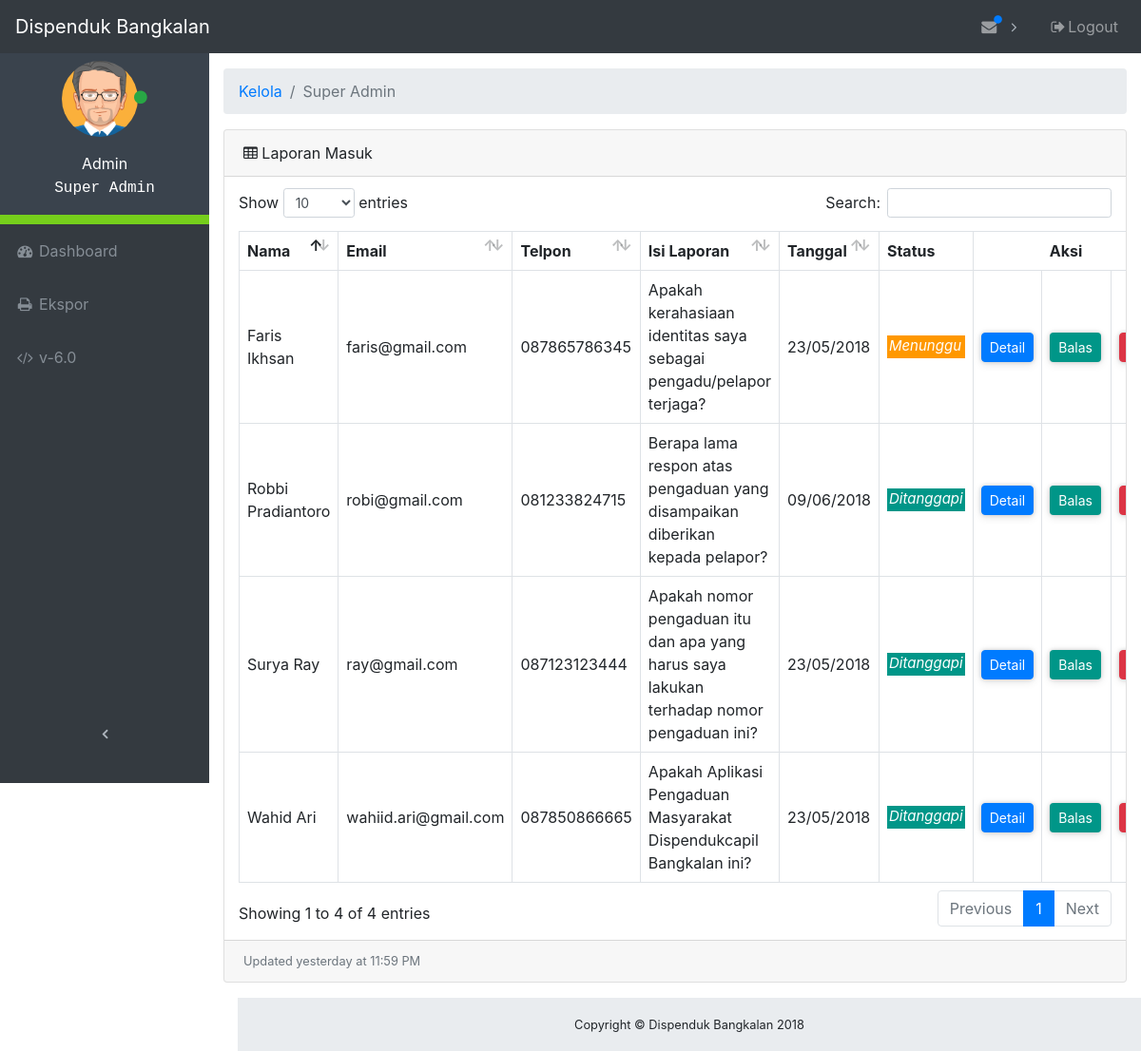
The app's page /admin/tables.php (signed in) with its own data.
### tables this page shows
CREATE TABLE `divisi` (
  `id_divisi` int(11) NOT NULL,
  `nama_divisi` varchar(64) NOT NULL
);

CREATE TABLE `laporan` (
  `id` int(11) NOT NULL,
  `nama` varchar(64) NOT NULL,
  `email` varchar(64) NOT NULL,
  `telpon` varchar(12) NOT NULL,
  `alamat` varchar(256) NOT NULL,
  `tujuan` int(11) NOT NULL,
  `isi` varchar(2048) NOT NULL,
  `tanggal` timestamp NOT NULL DEFAULT CURRENT_TIMESTAMP ON UPDATE CURRENT_TIMESTAMP,
  `status` varchar(12) NOT NULL
);

### admin/database.php (called while the page is built, shortened)
<?php
$db_host = "localhost";
$db_user = "root";
$db_pass = "";
$db_name = "kp";
try {
    $db = new PDO("mysql:host=$db_host;dbname=$db_name", $db_user, $db_pass);
} catch(PDOException $e) {
    die("Terjadi masalah: " . $e->getMessage());
}
function logged_admin () {
    global $db, $admin_login, $divisi, $id_admin;
    $sql = "SELECT * FROM admin, divisi WHERE admin.username = :username AND admin.divisi = divisi.id_divisi";
    $stmt = $db->prepare($sql);
    $stmt->bindValue(':username', $admin_login);
    $stmt->execute();
    foreach ($stmt as $col) {
        $divisi = $col['nama_divisi'];
    }
}

### admin/tables.php (the view, shortened to what this page needs)
<?php
    require_once("database.php");
    logged_admin ();
?>
<!DOCTYPE html>
<html lang="en">
<head>
    <link href="vendor/bootstrap/css/bootstrap.css" rel="stylesheet">
    <link href="vendor/font-awesome/css/font-awesome.min.css" rel="stylesheet" type="text/css">
    <link href="vendor/datatables/dataTables.bootstrap4.css" rel="stylesheet">
    <link href="css/admin.css" rel="stylesheet">
</head>
<body class="fixed-nav sticky-footer" id="page-top">
    <nav class="navbar navbar-expand-lg navbar-dark bg-dark fixed-top" id="mainNav">
        <a class="navbar-brand" href="index">Dispenduk Bangkalan</a>
        <div class="collapse navbar-collapse" id="navbarResponsive">
            <ul class="navbar-nav navbar-sidenav sidebar-menu" id="exampleAccordion">
                <li class="sidebar-profile nav-item" data-toggle="tooltip" data-placement="right" title="Admin">
                    <div class="profile-main">
                        <p class="image">
                            <img alt="image" src="images/avatar1.png" width="80">
                            <span class="status"><i class="fa fa-circle text-success"></i></span>
                        </p>
                        <p>
                            <span class="">Admin</span><br>
                            <span class="user" style="font-family: monospace;"><?php echo $divisi; ?></span>
                        </p>
                    </div>
                </li>
                <li class="nav-item" data-toggle="tooltip" data-placement="right" title="Dashboard">
                    <a class="nav-link" href="index">
                        <i class="fa fa-fw fa-dashboard"></i>
                        <span class="nav-link-text">Dashboard</span>
                    </a>
                </li>
                <li class="nav-item" data-toggle="tooltip" data-placement="right" title="Export">
                    <a class="nav-link" href="export">
                        <i class="fa fa-fw fa-print"></i>
                        <span class="nav-link-text">Ekspor</span>
                    </a>
                </li>
                <li class="nav-item" data-toggle="tooltip" data-placement="right" title="Version">
                    <a class="nav-link" href="#VersionModal" data-toggle="modal" data-target="#VersionModal">
                        <i class="fa fa-fw fa-code"></i>
                        <span class="nav-link-text">v-6.0</span>
                    </a>
                </li>
            </ul>
            <ul class="navbar-nav sidenav-toggler">
                <li class="nav-item">
                    <a class="nav-link text-center" id="sidenavToggler">
                        <i class="fa fa-fw fa-angle-left"></i>
                    </a>
                </li>
            </ul>
            <ul class="navbar-nav ml-auto">
                <li class="nav-item dropdown">
                    <a class="nav-link dropdown-toggle mr-lg-2" id="messagesDropdown" href="#" data-toggle="dropdown" aria-haspopup="true" aria-expanded="false">
                        <i class="fa fa-fw fa-envelope"></i>
                        <span class="indicator text-primary d-none d-lg-block">
                            <i class="fa fa-fw fa-circle"></i>
                        </span>
                    </a>
                    <?php
                        $statement = $db->query("SELECT * FROM laporan ORDER BY laporan.id DESC LIMIT 1");
                     ?>
                </li>
                <li class="nav-item">
                    <a class="nav-link" data-toggle="modal" data-target="#exampleModal">
                        <i class="fa fa-fw fa-sign-out"></i>Logout
                    </a>
                </li>
            </ul>
        </div>
    </nav>
    <div class="content-wrapper">
        <div class="container-fluid">
            <ol class="breadcrumb">
                <li class="breadcrumb-item">
                    <a href="#">Kelola</a>
                </li>
                <li class="breadcrumb-item active"><?php echo $divisi; ?></li>
            </ol>
            <div class="card mb-3">
                <div class="card-header">
                    <i class="fa fa-table"></i> Laporan Masuk
                </div>
                <div class="card-body">
                    <div class="table-responsive">
                        <table class="table table-bordered" id="dataTable">
                            <thead>
                                <tr>
                                    <th>Nama</th>
                                    <th>Email</th>
                                    <th>Telpon</th>
                                    <th>Isi Laporan</th>
                                    <th>Tanggal</th>
                                    <th class="sorting_asc_disabled sorting_desc_disabled">Status</th>
                                    <th class="th-no-border sorting_asc_disabled sorting_desc_disabled"></th>
                                    <th class="th-no-border sorting_asc_disabled sorting_desc_disabled" style="text-align:right">Aksi</th>
                                    <th class="sorting_asc_disabled sorting_desc_disabled"></th>
                                </tr>
                            </thead>
                            <tbody>
<?php
    if ($id_admin > 0) {
        $statement = $db->query("SELECT * FROM laporan, divisi WHERE laporan.tujuan = divisi.id_divisi AND laporan.tujuan = $id_admin ORDER BY laporan.id DESC");
    } else {
        $statement = $db->query("SELECT * FROM `laporan` ORDER BY id DESC");
    }
    foreach ($statement as $key ) {
        $mysqldate = $key['tanggal'];
        $phpdate = strtotime($mysqldate);
        $tanggal = date( 'd/m/Y', $phpdate);
        $status  = $key['status'];
        if($status == "Ditanggapi") {
            $style_status = "<p style=\"background-color:#009688;color:#fff;padding-left:2px;padding-right:2px;padding-bottom:2px;margin-top:16px;font-size:15px;font-style:italic;\">Ditanggapi</p>";
        } else {
            $style_status = "<p style=\"background-color:#FF9800;color:#fff;padding-left:2px;padding-right:2px;padding-bottom:2px;margin-top:16px;font-size:15px;font-style:italic;\">Menunggu</p>";
        }
?>
                                <tr>
                                    <td><?php echo $key['nama']; ?></td>
                                    <td><?php echo $key['email']; ?></td>
                                    <td><?php echo $key['telpon']; ?></td>
                                    <td><?php echo $key['isi']; ?></td>
                                    <td><?php echo $tanggal; ?></td>
                                    <td><?php echo $style_status; ?></td>
                                    <td class="td-no-border">
                                        <button type="button" class="btn btn-primary btn-sm btn-custom card-shadow-2" data-toggle="modal" data-target="#ModalDetail<?php echo $key['id']; ?>">
                                            Detail
                                        </button>
                                    </td>
                                    <td class="td-no-border">
                                        <button type="button" class="btn btn-primary-custom btn-sm btn-custom card-shadow-2" data-toggle="modal" data-target="#ModalBalas<?php echo $key['id']; ?>">
                                            Balas
                                        </button>
                                    </td>
                                    <td class="td-no-border">
                                        <button type="button" class="btn btn-danger btn-sm btn-custom card-shadow-2" data-toggle="modal" data-target="#ModalHapus<?php echo $key['id']; ?>">
                                        </button>
                                    </td>
                                </tr>
<?php
    }
?>
                            </tbody>
                        </table>
                    </div>
                </div>
                <div class="card-footer small text-muted">Updated yesterday at 11:59 PM</div>
            </div>
        </div>
        <footer class="sticky-footer">
            <div class="container">
                <div class="text-center">
                    <small>Copyright © Dispenduk Bangkalan 2018</small>
                </div>
            </div>
        </footer>
    </div>
</body>
</html>

### admin/css/admin.css (style rules this page uses)
html { position: relative; min-height: 100%; }
body { overflow-x: hidden; }
body.sticky-footer { margin-bottom: 56px; }
body.sticky-footer .content-wrapper { min-height: calc(100vh - 56px - 56px); }
body.fixed-nav { padding-top: 56px; }
.content-wrapper { min-height: calc(100vh - 56px); padding-top: 1rem; }
#mainNav .navbar-collapse { overflow: auto; max-height: 75vh; }
#mainNav .navbar-collapse .navbar-nav .nav-item .nav-link { cursor: pointer; }
#mainNav .navbar-collapse .sidenav-toggler { display: none; }
#mainNav .navbar-collapse .navbar-nav > .nav-item.dropdown > .nav-link { position: relative; min-width: 45px; }
#mainNav .navbar-collapse .navbar-nav > .nav-item.dropdown > .nav-link:after { float: right; width: auto; content: '\f105'; border: none; font-family: 'FontAwesome'; }
#mainNav .navbar-collapse .navbar-nav > .nav-item.dropdown > .nav-link .indicator { position: absolute; top: 5px; left: 21px; font-size: 10px; }
@media (min-width: 992px) { #mainNav .navbar-brand { width: 250px; } }
@media (min-width: 992px) { #mainNav .navbar-collapse { overflow: visible; max-height: none; } }
@media (min-width: 992px) { #mainNav .navbar-collapse .navbar-sidenav { position: absolute; top: 0; left: 0; -webkit-flex-direction: column; -ms-flex-direction: column; flex-direction: column; margin-top: 56px; } }
@media (min-width: 992px) { #mainNav .navbar-collapse .navbar-sidenav > .nav-item { width: 220px; padding: 0; } }
@media (min-width: 992px) { #mainNav .navbar-collapse .navbar-sidenav > .nav-item > .nav-link { padding: 1em; } }
@media (min-width: 992px) { #mainNav .navbar-collapse .navbar-nav > .nav-item.dropdown > .nav-link { min-width: 0; } }
@media (min-width: 992px) { #mainNav .navbar-collapse .navbar-nav > .nav-item.dropdown > .nav-link:after { width: 24px; text-align: center; } }
#mainNav.fixed-top .sidenav-toggler { display: none; }
@media (min-width: 992px) { #mainNav.fixed-top .navbar-sidenav { height: calc(110vh - 112px); } }
@media (min-width: 992px) { #mainNav.fixed-top .sidenav-toggler { position: absolute; top: 0; left: 0; display: flex; -webkit-flex-direction: column; -ms-flex-direction: column; flex-direction: column; margin-top: calc(100vh - 56px); } }
@media (min-width: 992px) { #mainNav.fixed-top .sidenav-toggler > .nav-item { width: 220px; padding: 0; } }
@media (min-width: 992px) { #mainNav.fixed-top .sidenav-toggler > .nav-item > .nav-link { padding: 1em; } }
#mainNav.fixed-top.navbar-dark .sidenav-toggler a i { color: #adb5bd; }
.content-wrapper { overflow-x: hidden; background: white; }
@media (min-width: 992px) { .content-wrapper { margin-left: 220px; } }
#sidenavToggler i { font-weight: 800; }
#mainNav.navbar-dark .navbar-collapse .navbar-sidenav > .nav-item > .nav-link { color: #868e96; }
#mainNav.navbar-dark .navbar-collapse .navbar-nav > .nav-item.dropdown > .nav-link:after { color: #adb5bd; }
@media (min-width: 992px) { #mainNav.navbar-dark .navbar-collapse .navbar-sidenav { background: #343a40; } }
footer.sticky-footer { position: absolute; right: 0; bottom: 0; width: 100%; height: 56px; background-color: #e9ecef; line-height: 55px; }
@media (min-width: 992px) { footer.sticky-footer { width: calc(100% - 250px); } }
ul.sidebar-menu li.sidebar-profile { background-color: #3A434D; padding: 10px; color: #fff; text-align: center; border-bottom: 10px solid #76CF1C; }
ul.sidebar-menu li.sidebar-profile .image img { border-radius: 60%; }
ul.sidebar-menu li.sidebar-profile .status { margin-top: -10px; font-size: 7; margin-left: -9px; }
ul.sidebar-menu li.sidebar-profile .profile-main { margin-top: 8px; }
.btn-custom { display: inline-block; }
table th.th-no-border { border: none; }
.card-shadow-2 { border-radius: 4px; box-shadow: 0 0px 5px 0 rgba(0, 0, 0, 0.16), 0 2px 10px 0 rgba(0, 0, 0, 0.12); }
.btn-primary-custom { color: #fff; background-color: #009688; }

### records on screen
laporan: nama "Robbi Pradiantoro", email "robi@gmail.com", telpon "081233824715", isi "Berapa lama respon atas pengaduan yang disampaikan diberikan kepada pelapor?", tanggal "09/06/2018", status "Ditanggapi"
laporan: nama "Faris Ikhsan", email "faris@gmail.com", telpon "087865786345", isi "Apakah kerahasiaan identitas saya sebagai pengadu/pelapor terjaga?", tanggal "23/05/2018", status "Menunggu"
laporan: nama "Surya Ray", email "ray@gmail.com", telpon "087123123444", isi "Apakah nomor pengaduan itu dan apa yang harus saya lakukan terhadap nomor pengaduan ini?", tanggal "23/05/2018", status "Ditanggapi"
laporan: nama "Wahid Ari", email "wahiid.ari@gmail.com", telpon "087850866665", isi "Apakah Aplikasi Pengaduan Masyarakat Dispendukcapil Bangkalan ini?", tanggal "23/05/2018", status "Ditanggapi"

### other values on screen
$divisi "Super Admin"
